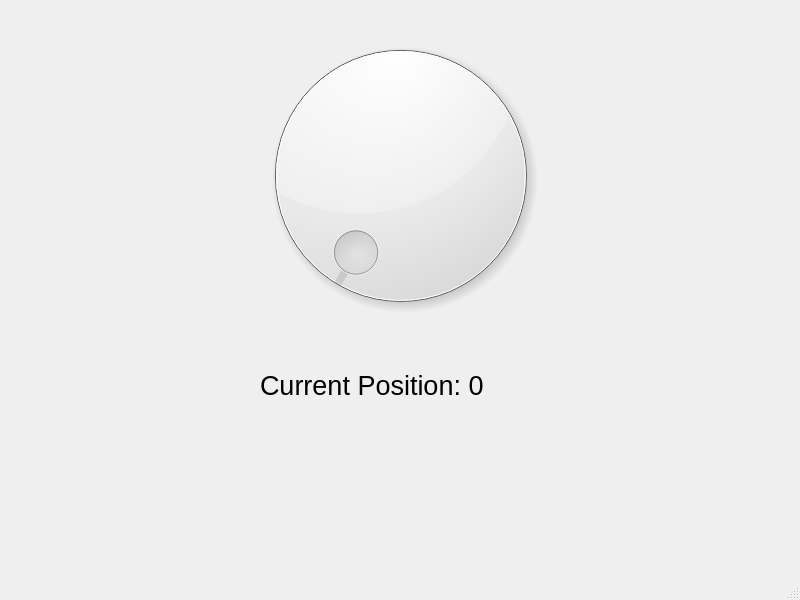
<?xml version="1.0" encoding="UTF-8"?>
<ui version="4.0">
 <class>MainWindow</class>
 <widget class="QMainWindow" name="MainWindow">
  <property name="geometry">
   <rect>
    <x>0</x>
    <y>0</y>
    <width>800</width>
    <height>600</height>
   </rect>
  </property>
  <property name="windowTitle">
   <string>MainWindow</string>
  </property>
  <widget class="QWidget" name="centralwidget">
   <widget class="QDial" name="dial">
    <property name="geometry">
     <rect>
      <x>200</x>
      <y>20</y>
      <width>401</width>
      <height>311</height>
     </rect>
    </property>
   </widget>
   <widget class="QLabel" name="label">
    <property name="geometry">
     <rect>
      <x>260</x>
      <y>360</y>
      <width>291</width>
      <height>51</height>
     </rect>
    </property>
    <property name="font">
     <font>
      <pointsize>20</pointsize>
     </font>
    </property>
    <property name="text">
     <string>Current Position: 0</string>
    </property>
   </widget>
  </widget>
  <widget class="QMenuBar" name="menubar">
   <property name="geometry">
    <rect>
     <x>0</x>
     <y>0</y>
     <width>800</width>
     <height>27</height>
    </rect>
   </property>
  </widget>
  <widget class="QStatusBar" name="statusbar"/>
 </widget>
 <resources/>
 <connections/>
</ui>
